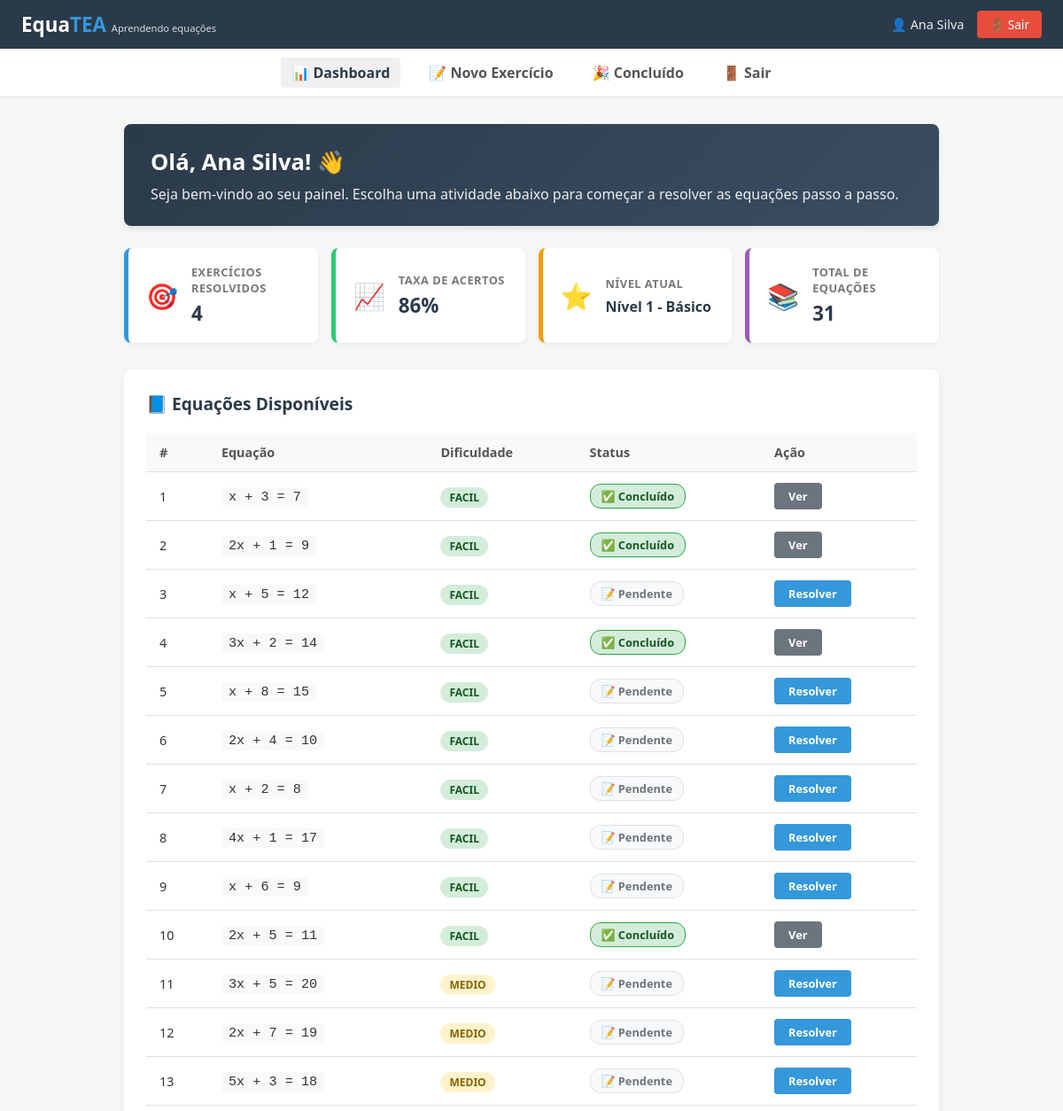
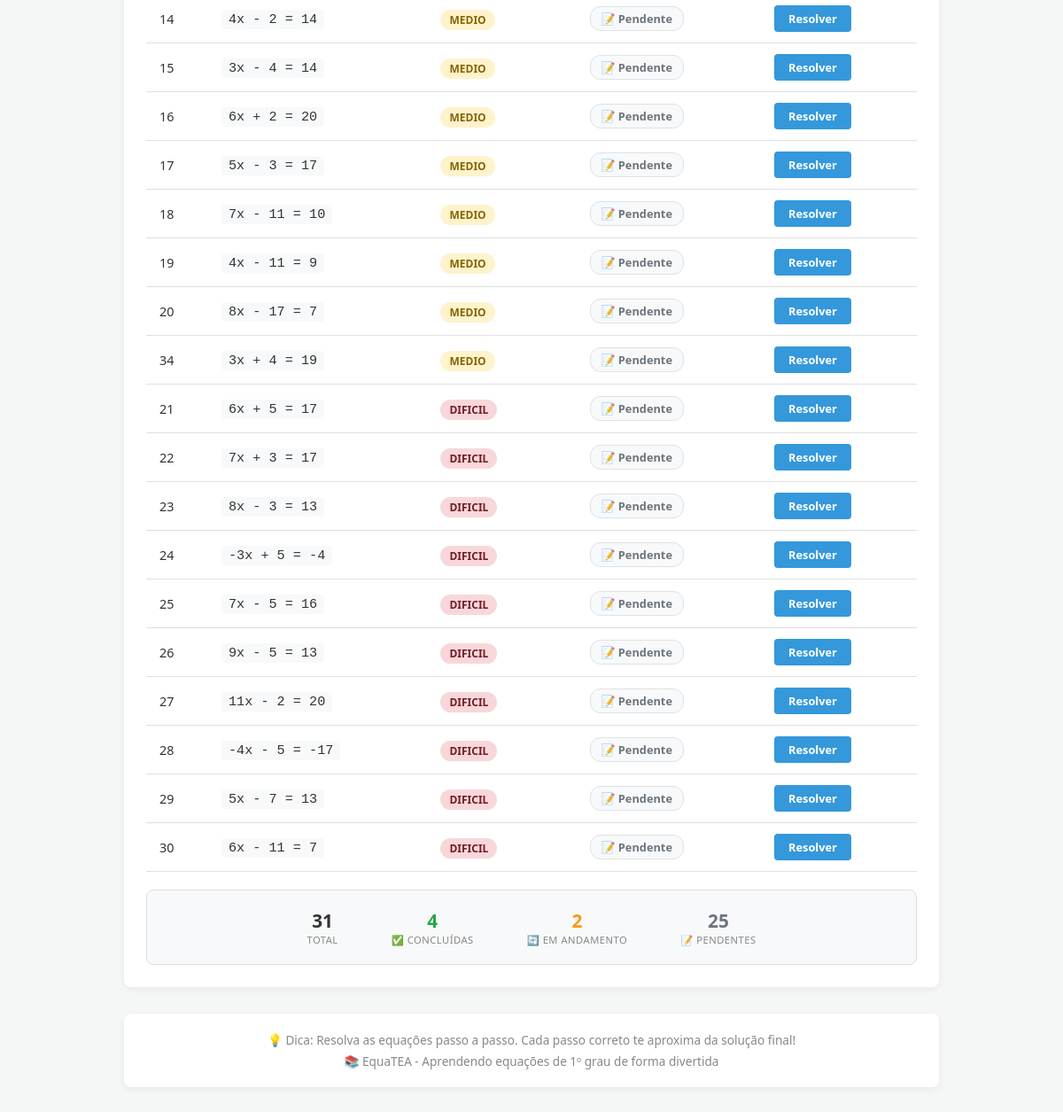
The app's page /index.php?view=aluno/dashboard (signed in) with its own data (2 pictures, top to bottom).
### tables this page shows
CREATE TABLE `alunos` (
  `id` int(11) NOT NULL,
  `usuario_id` int(11) NOT NULL,
  `idade` int(11) NOT NULL CHECK (`idade` between 14 and 21),
  `nivel_tea` enum('suporte1','suporte2') NOT NULL,
  `escola` varchar(100) DEFAULT NULL,
  `turma` varchar(20) DEFAULT NULL,
  `data_cadastro` timestamp NOT NULL DEFAULT current_timestamp()
);

CREATE TABLE `usuarios` (
  `id` int(11) NOT NULL,
  `nome` varchar(100) NOT NULL,
  `email` varchar(100) NOT NULL,
  `senha_hash` varchar(255) NOT NULL,
  `tipo_perfil` enum('aluno','professor','admin') NOT NULL DEFAULT 'aluno',
  `data_cadastro` timestamp NOT NULL DEFAULT current_timestamp(),
  `ultimo_acesso` datetime DEFAULT NULL,
  `ativo` tinyint(1) DEFAULT 1
);

CREATE TABLE `progresso_aluno` (
  `id` int(11) NOT NULL,
  `aluno_id` int(11) NOT NULL,
  `equacao_id` int(11) NOT NULL,
  `passo_atual` tinyint(4) DEFAULT 1 CHECK (`passo_atual` between 1 and 4),
  `concluida` tinyint(1) DEFAULT 0,
  `data_inicio` datetime NOT NULL DEFAULT current_timestamp(),
  `data_conclusao` datetime DEFAULT NULL,
  `tentativas` tinyint(4) DEFAULT 0
);

CREATE TABLE `equacoes` (
  `id` int(11) NOT NULL,
  `a` int(11) NOT NULL CHECK (`a` between -20 and 20 and `a` <> 0),
  `b` int(11) NOT NULL CHECK (`b` between -20 and 20),
  `c` int(11) NOT NULL CHECK (`c` between -20 and 20),
  `solucao` int(11) NOT NULL,
  `dificuldade` enum('facil','medio','dificil') DEFAULT 'facil',
  `data_cadastro` timestamp NOT NULL DEFAULT current_timestamp()
);

### app/views/aluno/dashboard.php (the view, shortened to what the rows shown need)
<?php
$root_path = dirname(__DIR__, 3);
require_once $root_path . '/app/config/Database.php';
require_once $root_path . '/app/models/Equacao.php';
require_once $root_path . '/app/models/Aluno.php';
$progresso_path = $root_path . '/app/models/ProgressoAluno.php';
if (file_exists($progresso_path)) {
    $progresso_disponivel = true;
} else {
    $progresso_disponivel = false;
}
$aluno_id = $_SESSION['aluno_id'] ?? null;
$usuario_nome = $_SESSION['usuario_nome'] ?? 'Aluno';
$aluno = null;
if ($aluno_id && class_exists('Aluno')) {
    try {
        $alunoModel = new Aluno();
        $aluno = $alunoModel->getById($aluno_id);
    } catch (Exception $e) {
        $aluno = null;
    }
}
$dados_progresso = [
    'total_resolvidas' => 0,
    'taxa_acerto' => '0%',
    'nivel_atual' => 'Nível 1 - Básico'
];
if ($aluno_id && $progresso_disponivel && class_exists('ProgressoAluno')) {
    try {
        $progressoModel = new ProgressoAluno();
        $progresso = $progressoModel->getEstatisticas($aluno_id);
        if ($progresso && is_array($progresso)) {
            $dados_progresso = array_merge($dados_progresso, $progresso);
        }
    } catch (Exception $e) {
        error_log("Erro ao buscar progresso: " . $e->getMessage());
    }
}
$equacoes = [];
$concluidas = 0;
$pendentes = 0;
$em_andamento = 0;
try {
    if (class_exists('Equacao')) {
        $equacaoModel = new Equacao();
        if (method_exists($equacaoModel, 'getEquacoesComStatus')) {
            $equacoes = $equacaoModel->getEquacoesComStatus($aluno_id);
        }
        if (!empty($equacoes)) {
            foreach ($equacoes as $eq) {
                $status = $eq['status_progresso'] ?? 'Pendente';
                if ($status === 'Concluído' || ($eq['concluida'] ?? false)) {
                    $concluidas++;
                } elseif (($eq['passo_atual'] ?? 0) > 0) {
                    $em_andamento++;
                } else {
                    $pendentes++;
                }
            }
        }
    }
} catch (Exception $e) {
    error_log("Erro ao buscar equações: " . $e->getMessage());
    $equacoes = [];
}
$nome_aluno = $aluno['nome'] ?? $usuario_nome;
?>
<!DOCTYPE html>
<html lang="pt-BR">
<head>
</head>
<body>
    <header>
        <div class="logo">
            Equa<span>TEA</span>
            <small>Aprendendo equações</small>
        </div>
        <div class="user-info">
            <span class="user-name">👤 <?php echo htmlspecialchars($nome_aluno); ?></span>
            <a href="index.php?view=logout" class="btn-logout" onclick="return confirm('Deseja realmente sair?');">
    🚪 Sair
</a>
        </div>
    </header>
<nav>
    <a href="index.php?view=aluno/dashboard" class="active">📊 Dashboard</a>
    <a href="index.php?view=exercicio">📝 Novo Exercício</a>
    <a href="index.php?view=parabens">🎉 Concluído</a>
    <a href="index.php?view=logout" onclick="return confirm('Deseja realmente sair?');">🚪 Sair</a>
</nav>
    <div class="container">
        <div class="welcome-card">
            <h2>Olá, <?php echo htmlspecialchars($nome_aluno); ?>! 👋</h2>
            <p>Seja bem-vindo ao seu painel. Escolha uma atividade abaixo para começar a resolver as equações passo a passo.</p>
        </div>
        <div class="stats-grid">
            <div class="stat-card">
                <div class="stat-icon">🎯</div>
                <div class="stat-info">
                    <h4>Exercícios Resolvidos</h4>
                    <div class="value"><?php echo $dados_progresso['total_resolvidas'] ?? 0; ?></div>
                </div>
            </div>
            <div class="stat-card green">
                <div class="stat-icon">📈</div>
                <div class="stat-info">
                    <h4>Taxa de Acertos</h4>
                    <div class="value"><?php echo $dados_progresso['taxa_acerto'] ?? '0%'; ?></div>
                </div>
            </div>
            <div class="stat-card orange">
                <div class="stat-icon">⭐</div>
                <div class="stat-info">
                    <h4>Nível Atual</h4>
                    <div class="value" style="font-size: 1rem; margin-top: 6px;">
                        <?php echo $dados_progresso['nivel_atual'] ?? 'Nível 1 - Básico'; ?>
                    </div>
                </div>
            </div>
            <div class="stat-card purple">
                <div class="stat-icon">📚</div>
                <div class="stat-info">
                    <h4>Total de Equações</h4>
                    <div class="value"><?php echo count($equacoes); ?></div>
                </div>
            </div>
        </div>
        <div class="card-table">
            <h3>📘 Equações Disponíveis</h3>
            <?php if (empty($equacoes) || !is_array($equacoes)): ?>
                <div class="empty-state">
                    <div class="icon">📭</div>
                    <p>Nenhuma equação disponível no momento.</p>
                    <p style="font-size: 0.9rem; color: #aaa;">Volte mais tarde ou entre em contato com seu professor.</p>
                </div>
            <?php else: ?>
                <div class="table-responsive">
                    <table>
                        <thead>
                            <tr>
                                <th>#</th>
                                <th>Equação</th>
                                <th>Dificuldade</th>
                                <th>Status</th>
                                <th>Ação</th>
                            </tr>
                        </thead>
                        <tbody>
                            <?php foreach ($equacoes as $eq): ?>
                                <?php
                                    $eq_id = (int)($eq['id'] ?? 0);
                                    $eq_text = $eq['equacao_formatada'] ?? '';
                                    $concluida = $eq['concluida'] ?? false;
                                    $passo_atual = $eq['passo_atual'] ?? null;
                                    $status = $eq['status_progresso'] ?? 'Pendente';
                                    $statusClass = '';
                                    $statusIcon = '';
                                    $statusText = '';
                                    $actionText = '';
                                    $actionClass = '';
                                    $actionLink = '';
                                    if ($concluida || $status === 'Concluído') {
                                        $statusClass = 'badge-concluido';
                                        $statusIcon = '✅';
                                        $statusText = 'Concluído';
                                        $actionText = 'Ver';
                                        $actionClass = 'btn-view';
                                        $actionLink = 'index.php?view=parabens&id=' . $eq_id;
                                    } else {
                                        $statusClass = 'badge-pendente';
                                        $statusIcon = '📝';
                                        $statusText = 'Pendente';
                                        $actionText = 'Resolver';
                                        $actionClass = '';
                                        $actionLink = 'index.php?view=exercicio&id=' . $eq_id . '&passo=1';
                                    }
                                    $dificuldade = $eq['dificuldade'] ?? 'facil';
                                    $dificuldadeLabel = ucfirst($dificuldade);
                                ?>
                                <tr>
                                    <td><?php echo $eq_id; ?></td>
                                    <td>
                                        <span class="equation-display">
                                            <?php echo htmlspecialchars($eq_text); ?>
                                        </span>
                                    </td>
                                    <td>
                                        <span class="badge-dificuldade badge-<?php echo strtolower($dificuldade); ?>">
                                            <?php echo $dificuldadeLabel; ?>
                                        </span>
                                    </td>
                                    <td>
                                        <span class="badge <?php echo $statusClass; ?>">
                                            <?php echo $statusIcon . ' ' . $statusText; ?>
                                        </span>
                                    </td>
                                    <td>
                                        <a href="<?php echo $actionLink; ?>" class="btn-action <?php echo $actionClass; ?>">
                                            <?php echo $actionText; ?>
                                        </a>
                                    </td>
                                </tr>
                            <?php endforeach; ?>
                        </tbody>
                    </table>
                </div>
                <div class="progress-summary">
                    <div class="summary-item">
                        <span class="summary-number"><?php echo count($equacoes); ?></span>
                        <span class="summary-label">Total</span>
                    </div>
                    <div class="summary-item">
                        <span class="summary-number" style="color: #28a745;"><?php echo $concluidas; ?></span>
                        <span class="summary-label">✅ Concluídas</span>
                    </div>
                    <div class="summary-item">
                        <span class="summary-number" style="color: #f39c12;"><?php echo $em_andamento; ?></span>
                        <span class="summary-label">🔄 Em andamento</span>
                    </div>
                    <div class="summary-item">
                        <span class="summary-number" style="color: #6c757d;"><?php echo $pendentes; ?></span>
                        <span class="summary-label">📝 Pendentes</span>
                    </div>
                </div>
            <?php endif; ?>
        </div>
        <div class="footer-info">
            <p>💡 Dica: Resolva as equações passo a passo. Cada passo correto te aproxima da solução final!</p>
            <p style="margin-top: 5px;">📚 EquaTEA - Aprendendo equações de 1º grau de forma divertida</p>
        </div>
    </div>
</body>
</html>

### records on screen
alunos: usuario.nome "Ana Silva"
progresso_aluno: equacao "1", eq_text "x + 3 = 7", equacao.dificuldade "FACIL", concluida "✅", concluida "Concluído", concluida "Ver"
progresso_aluno: equacao "2", eq_text "2x + 1 = 9", equacao.dificuldade "FACIL", concluida "✅", concluida "Concluído", concluida "Ver"
progresso_aluno: equacao "3", eq_text "x + 5 = 12", equacao.dificuldade "FACIL", statusIcon "📝", statusText "Pendente", actionText "Resolver"
progresso_aluno: equacao "4", eq_text "3x + 2 = 14", equacao.dificuldade "FACIL", concluida "✅", concluida "Concluído", concluida "Ver"
progresso_aluno: equacao "5", eq_text "x + 8 = 15", equacao.dificuldade "FACIL", statusIcon "📝", statusText "Pendente", actionText "Resolver"
equacoes: id "6", eq_text "2x + 4 = 10", dificuldade "FACIL", statusIcon "📝", statusText "Pendente", actionText "Resolver"
equacoes: id "7", eq_text "x + 2 = 8", dificuldade "FACIL", statusIcon "📝", statusText "Pendente", actionText "Resolver"
equacoes: id "8", eq_text "4x + 1 = 17", dificuldade "FACIL", statusIcon "📝", statusText "Pendente", actionText "Resolver"
equacoes: id "9", eq_text "x + 6 = 9", dificuldade "FACIL", statusIcon "📝", statusText "Pendente", actionText "Resolver"
progresso_aluno: equacao "10", eq_text "2x + 5 = 11", equacao.dificuldade "FACIL", concluida "✅", concluida "Concluído", concluida "Ver"
equacoes: id "11", eq_text "3x + 5 = 20", dificuldade "MEDIO", statusIcon "📝", statusText "Pendente", actionText "Resolver"
equacoes: id "12", eq_text "2x + 7 = 19", dificuldade "MEDIO", statusIcon "📝", statusText "Pendente", actionText "Resolver"
equacoes: id "13", eq_text "5x + 3 = 18", dificuldade "MEDIO", statusIcon "📝", statusText "Pendente", actionText "Resolver"
equacoes: id "14", eq_text "4x - 2 = 14", dificuldade "MEDIO", statusIcon "📝", statusText "Pendente", actionText "Resolver"
equacoes: id "15", eq_text "3x - 4 = 14", dificuldade "MEDIO", statusIcon "📝", statusText "Pendente", actionText "Resolver"
equacoes: id "16", eq_text "6x + 2 = 20", dificuldade "MEDIO", statusIcon "📝", statusText "Pendente", actionText "Resolver"
equacoes: id "17", eq_text "5x - 3 = 17", dificuldade "MEDIO", statusIcon "📝", statusText "Pendente", actionText "Resolver"
equacoes: id "18", eq_text "7x - 11 = 10", dificuldade "MEDIO", statusIcon "📝", statusText "Pendente", actionText "Resolver"
equacoes: id "19", eq_text "4x - 11 = 9", dificuldade "MEDIO", statusIcon "📝", statusText "Pendente", actionText "Resolver"
equacoes: id "20", eq_text "8x - 17 = 7", dificuldade "MEDIO", statusIcon "📝", statusText "Pendente", actionText "Resolver"
equacoes: id "34", eq_text "3x + 4 = 19", dificuldade "MEDIO", statusIcon "📝", statusText "Pendente", actionText "Resolver"
equacoes: id "21", eq_text "6x + 5 = 17", dificuldade "DIFICIL", statusIcon "📝", statusText "Pendente", actionText "Resolver"
equacoes: id "22", eq_text "7x + 3 = 17", dificuldade "DIFICIL", statusIcon "📝", statusText "Pendente", actionText "Resolver"
equacoes: id "23", eq_text "8x - 3 = 13", dificuldade "DIFICIL", statusIcon "📝", statusText "Pendente", actionText "Resolver"
equacoes: id "24", eq_text "-3x + 5 = -4", dificuldade "DIFICIL", statusIcon "📝", statusText "Pendente", actionText "Resolver"
equacoes: id "25", eq_text "7x - 5 = 16", dificuldade "DIFICIL", statusIcon "📝", statusText "Pendente", actionText "Resolver"
equacoes: id "26", eq_text "9x - 5 = 13", dificuldade "DIFICIL", statusIcon "📝", statusText "Pendente", actionText "Resolver"
equacoes: id "27", eq_text "11x - 2 = 20", dificuldade "DIFICIL", statusIcon "📝", statusText "Pendente", actionText "Resolver"
equacoes: id "28", eq_text "-4x - 5 = -17", dificuldade "DIFICIL", statusIcon "📝", statusText "Pendente", actionText "Resolver"
equacoes: id "29", eq_text "5x - 7 = 13", dificuldade "DIFICIL", statusIcon "📝", statusText "Pendente", actionText "Resolver"
equacoes: id "30", eq_text "6x - 11 = 7", dificuldade "DIFICIL", statusIcon "📝", statusText "Pendente", actionText "Resolver"

### other values on screen
$dados_progresso['total_resolvidas'] "4"
$dados_progresso['taxa_acerto'] "86%"
$dados_progresso['nivel_atual'] "Nível 1 - Básico"
count($equacoes) "31"
$concluidas "4"
$em_andamento "2"
$pendentes "25"
